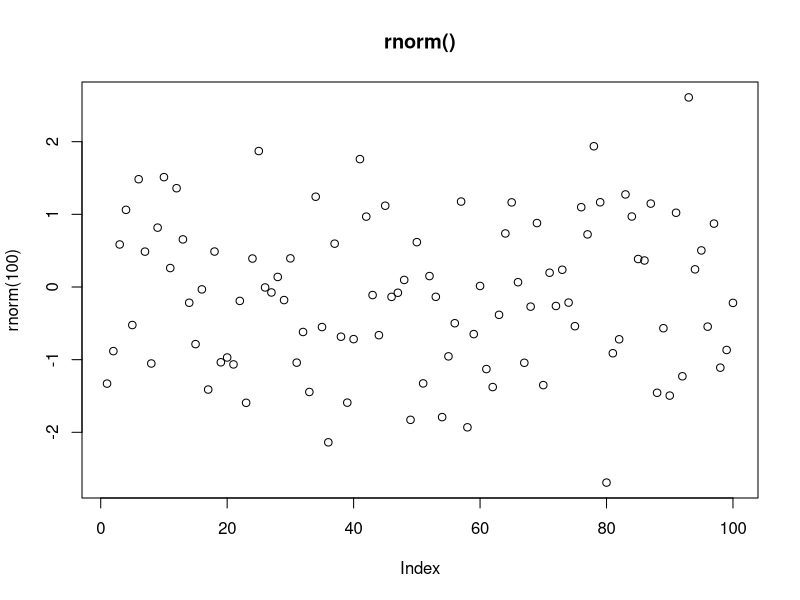
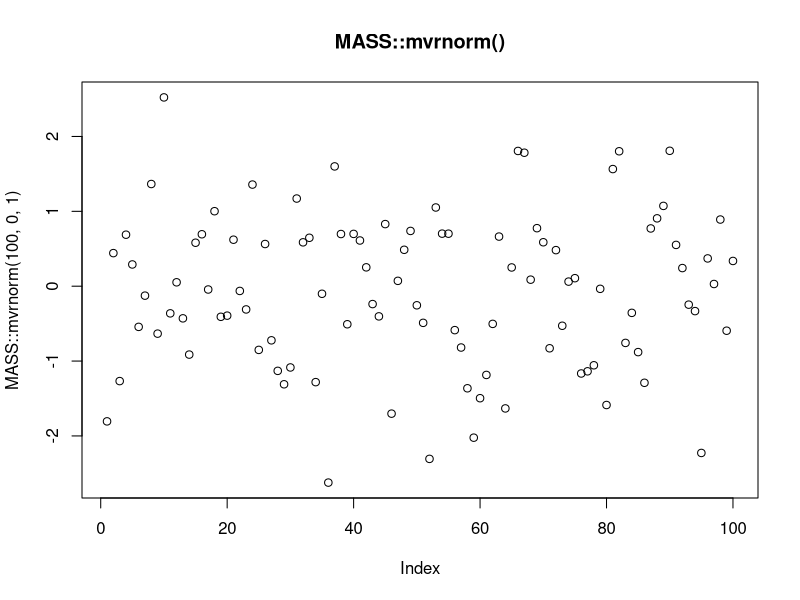

Source code (R) for these figures, in order:
## ---- chunk 1

rescale01 <- function(x) {
  rng <- range(x, na.rm = TRUE)
  (x - rng[1]) / (rng[2] - rng[1])
}

rescale01_FALSE <- function(x) {
  rng <- range(x, na.rm = FALSE)
  (x - rng[1]) / (rng[2] - rng[1])
}

test <- c(1,2,3,NA,4,5)

rescale01(test)
rescale01_FALSE(test)
## ---- chunk 2
x <- c(1:10,Inf, c(1:3), Inf, c(1:5), -Inf)
rescale01_mapInf <- function(x) {
rng <- range(x, na.rm = TRUE, finite = TRUE) 
x <- (x - rng[1]) / (rng[2] - rng[1])
x[which(x==Inf)] <- 1
x[which(x==-Inf)] <- 0
return (x)
}
rescale01_mapInf(x)
## ---- chunk 3
x = c(1:5, NA, 1:2, NA, 1:3)
mean(is.na(x))
# rewrite the snippet into a function
proportion_na <- function (x) {
  sum(is.na(x))/length(x)
}
# see if the function output matches the snippet
proportion_na(x)
## ---- chunk 4
x / sum(x, na.rm = TRUE)

divide_by_sum <- function (x) {
  x / sum(x, na.rm = TRUE)
}
divide_by_sum(x)
## ---- chunk 5
sd(x, na.rm = TRUE) / mean(x, na.rm = TRUE)

sd_div_mean <- function (x) {
  sd(x, na.rm = TRUE) / mean(x, na.rm = TRUE)
}
sd_div_mean(x)
## ---- chunk 6
sample_vector <- c(1:10)

variance <- function (x) {
  n <- length(x)
    m <- mean(x)
    (1/(n - 1)) * sum((x - m)^2)
}

skew <- function (x) {
    n <- length(x)
    v <- var(x)
    m <- mean(x)
    third.moment <- (1/(n - 2)) * sum((x - m)^3)
    third.moment/(var(x)^(3/2))
}
# might have to cross-reference this function with other sources to make sure it's correct.

variance(sample_vector)
var(sample_vector)
skew(sample_vector)

## ---- chunk 7
vector1 = c(1, 2, NA, 5, 6)
vector2 = c(NA, 6, NA, 4, 5)

both_na <- function (v1, v2) {
  na1 <- is.na(v1)
  na2 <- is.na(v2)
  intersect(which(na1==TRUE),which(na2==TRUE))
}

vector1
vector2
both_na(vector1,vector2)
## ---- chunk 8
is_directory <- function(x) file.info(x)$isdir
is_readable <- function(x) file.access(x, 4) == 0
## ---- chunk 9
# I commented out the pseudocode so the R markdown file can compile.

# foo_foo %>%
#   hop(through = forest) %>%
#   scoop(up = field_mice) %>%
#   bop(on = head) %>%
#   down(came = good_fairy) %>%
#   scoop(up = field_mice) %>%
#   bop (on = head) %>%
#   give (chances = three) %>%
#   turn (into = goonie)
#   # repeat 3 times, with the # of chances decreasing each time
#   
# play_through (foo_foo, chances) {
#   hop(through = forest) %>%
#   scoop(up = field_mice) %>%
#   bop(on = head) %>%
#   down(came = good_fairy) %>%
#   scoop(up = field_mice) %>%
#   bop (on = head) %>%
#   give (chances = three) %>%
#   turn (into = goonie)
# }
#  
# chances <- 3
# while (chances > 0) {
#   play_through (foo_foo, chances)
#   chances <- chances - 1
# }
#  
## ---- chunk 10
f1 <- function(string, prefix) {
  substr(string, 1, nchar(prefix)) == prefix
}

f1("hello", "he")
f1("hello", "ell")
## ---- chunk 11
f2 <- function(x) {
  if (length(x) <= 1) return(NULL)
  x[-length(x)]
}
x = c(1:10)
x
f2(x)
## ---- chunk 12
f3 <- function(x, y) {
  rep(y, length.out = length(x))
}
x = c(1:10)
x
f3(x, 5)
## ---- chunk 13
library(tidyverse)

preg <- tribble(
  ~pregnant, ~male, ~female,
  "yes",     NA,    10,
  "no",      20,    12
)

# without using functions, convert the pregnant and female columns to booleans (TRUE or FALSE values).
gather(preg, sex, count, male, female) %>%
  mutate(pregnant = pregnant == "yes",
         female = sex == "female") %>%
  select(-sex)
## ---- chunk 14
# write function to convert a vector of strings to TRUE or FALSE, depending on whether the values match a specified string:
string_to_boolean <- function (x, string) {
  x == string
}

# use the function to do the job
gather(preg, sex, count, male, female) %>%
  mutate(pregnant = string_to_boolean(pregnant,"yes"),
         female = string_to_boolean(sex,"female")) %>%
  select(-sex)
## ---- chunk 15

plot(rnorm(100), main = "rnorm()")
plot(MASS::mvrnorm(100,0,1), main = "MASS::mvrnorm()")

## ---- chunk 16
library(lubridate)

greet <- function ( datetime = lubridate::now() ) {
  print(datetime)
  time <- hour(datetime)
  
  if (time < 12) {
    print("good morning")
  } else if (time >= 12 && time < 18) {
    print("good afternoon")
  } else
    print("good evening")
}

greet()
greet(ymd_hms("2016-07-08 08:34:56"))
greet(ymd_hms("2016-07-08 20:34:56"))
greet(ymd_hms("2016-07-08 15:34:56"))
## ---- chunk 17
fizzbuzz <- function ( input ) {
  if (input %% 3 == 0 && input %% 5 == 0) {
    print("fizzbuzz")
  } else if ( input %% 5 == 0 ) {
    print ("buzz")
  } else if ( input %% 3 == 0 ) {
    print ("fizz")
  } else
    print (input)
}

fizzbuzz(15)
fizzbuzz(10)
fizzbuzz(9)
fizzbuzz(4)

## ---- chunk 18
# if (temp <= 0) {
#   "freezing"
# } else if (temp <= 10) {
#   "cold"
# } else if (temp <= 20) {
#   "cool"
# } else if (temp <= 30) {
#   "warm"
# } else {
#   "hot"
# }

temp_range <- c(-5:40)
# without labels
cut(temp_range, breaks = c(-100, 0, 10, 20, 30, 100), right = TRUE)
table(cut(temp_range, breaks = c(-100, 0, 10, 20, 30, 100), right = TRUE))
# with labels
cut(temp_range, breaks = c(-100, 0, 10, 20, 30, 100), labels = c("freezing", "cold", "cool", "warm", "hot"), right = TRUE)
table(cut(temp_range, breaks = c(-100, 0, 10, 20, 30, 100), labels = c("freezing", "cold", "cool", "warm", "hot"), right = TRUE))
## ---- chunk 19

test_switch <- function ( x ) {
  switch(x, 
         "first choice after EXPR",
         2,
         "third",
         "4th choice after EXPR"
         )
}
test_switch(1)
test_switch(2)
test_switch(3)
test_switch(4)
typeof(test_switch(5))
## ---- chunk 20
test_switch <- function (x) {
  switch(x, 
    a = ,
    b = "ab",
    c = ,
    d = "cd"
  )
}

test_switch("a")
test_switch("b")
test_switch("c")
test_switch("d")
test_switch("e")
typeof(test_switch("e"))
## ---- chunk 21
commas <- function(...) stringr::str_c(..., collapse = ", ")
commas(letters[1:10])
# this produces an error:
# commas(letters[1:10], collapse = "-")

# to produce the intended output, modify the commas function.

hyphens <- function(...) stringr::str_c(..., collapse = "-")
hyphens(letters[1:10])

## ---- chunk 22
insert_between <- function(..., insert = ", ") stringr::str_c(..., collapse = insert)
insert_between (letters[1:10])
insert_between (letters[1:10], insert = "-")
## ---- chunk 23
# The original rule function, showing what happens if multiple characters were supplied:
rule <- function(..., pad = "-") {
  title <- paste0(...)
  width <- getOption("width") - nchar(title) - 5
  cat(title, " ", stringr::str_dup(pad, width), "\n", sep = "")
}

rule("Important output")
rule("Title", pad = "-+")
## ---- chunk 24
# An improved version that scales the padding based on the character length:
scaled_rule <- function(..., pad = "-") {
  title <- paste0(...)
  pad_length <- nchar(pad)
  print(str_c("Number of characters in pad: ", pad_length))
  width <- (getOption("width") - nchar(title) - 5)/pad_length
  print(str_c("Number of times pad was duplicated: ", width))
  cat(title, " ", stringr::str_dup(pad, width), "\n", sep = "")
}
scaled_rule("Important output")
scaled_rule("Title", pad = "-+")

## ---- chunk 25
x = c(1,1,1:10,1,1)
mean(x)
mean(x, trim = 0.2)
## ---- chunk 26
x = c(1:20)
y = c(1,1,1,1:15, 5, 6)
cor(x,y)
cor(x,y, method = "kendall")
cor(x,y, method = "spearman")
